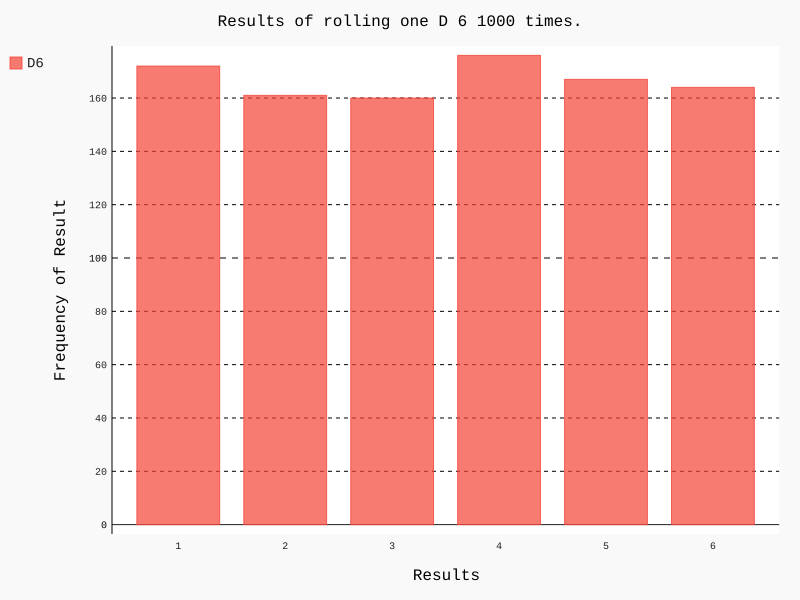

This figure's Python source:
# -*- coding:utf-8 -*-
# auto：刘小涵  时间：{2022/3/9}

from chapter15.die import Die
import pygal

# 创建一个D6
die = Die()

# 掷几次骰子，并将结果存储在一个列表中
results = []
for roll_num in range(1000):
    result = die.roll()
    results.append(result)

# 分析结果
frequencies = []
for value in range(1, die.num_sides + 1):
    frequency = results.count(value)
    frequencies.append(frequency)

# 对结果进行可视化
hist = pygal.Bar()
hist.title = "Results of rolling one D 6 1000 times."
hist.x_labels = [1, 2, 3, 4, 5, 6]
hist.x_title = "Results"
hist.y_title = "Frequency of Result"
hist.add("D6", frequencies)
hist.render_to_file('die_visual.svg')
